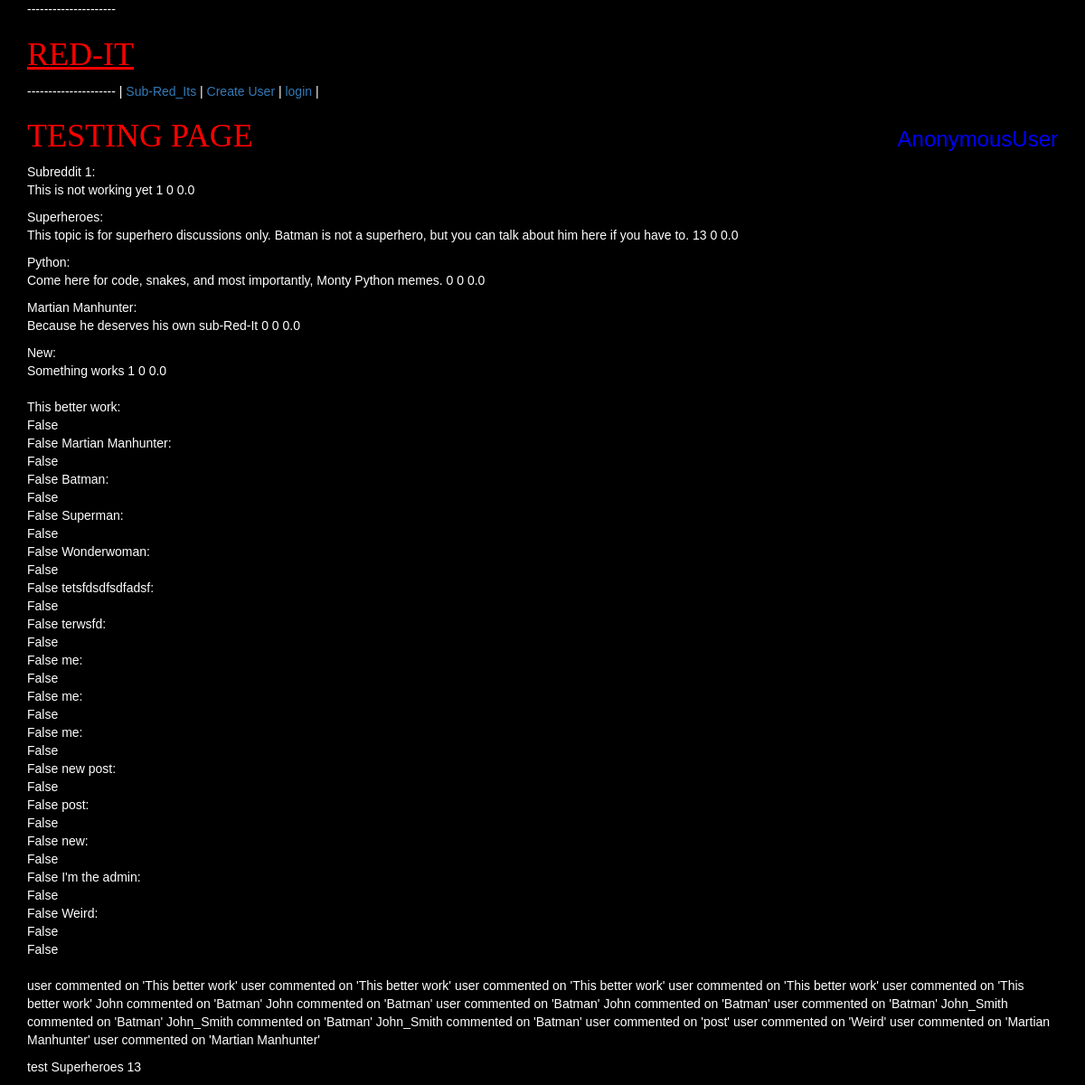
Screenshot of /testing/ with the database file from the repository.
### app/models.py (models this page shows)
class Subreddit(models.Model):
    name = models.CharField(max_length=20)
    description = models.CharField(max_length=255)
    creation_date_time = models.DateTimeField(auto_now_add=True)
    def __str__(self):
        return self.name
    @property
    def current_count(self):
        return Post.objects.filter(post_to_subreddit=self).count()
    def today_count(self):
        hrs24 = datetime.now() - timedelta(days=1)
        return Post.objects.filter(post_to_subreddit=self).filter(creation_time__gte=hrs24).count()
    def daily_average(self):
        hrs24 = datetime.now() - timedelta(days=30)
        return Post.objects.filter(post_to_subreddit=self).filter(creation_time__gte=hrs24).count()/7

class Post(models.Model):
    title = models.CharField(max_length=20)
    description = models.CharField(max_length=255)
    url = models.URLField(max_length=200, null=True, blank=True)
    creation_time = models.DateTimeField(auto_now_add=True)
    modification_time = models.DateTimeField(auto_now=True)
    post_to_subreddit = models.ForeignKey(Subreddit)
    post_to_user = models.ForeignKey(User)
    def __str__(self):
        return self.title
    def is_recent(self):
        hrs24 = datetime.now() - timedelta(days=1)
        if Post.objects.filter(creation_time__gte=hrs24):
            return True
        else:
            return False
    def is_hot(self):
        hrs78 = datetime.now() - timedelta(days=3)
        if Comment.objects.filter(comment_to_post=self).filter(created_time__gt=hrs78).count() > 3:
            return True
        else:
            return False
        class Meta:
            ordering = ('-creation_time')

class Comment(models.Model):
    comment_text = models.CharField(max_length=255)
    comment_to_user = models.ForeignKey(User)
    comment_to_post = models.ForeignKey(Post)
    created_time = models.DateTimeField(auto_now_add=True)
    modified_time = models.DateTimeField(auto_now=True)
    def __str__(self):
        return "{} commented on '{}'".format(self.comment_to_user.username, self.comment_to_post.title)

### app/views.py (the view)
# urls.py: url(r'^testing/', testing_view, name="testing_view"),
def testing_view(request):
    context = {
        "subreddits": Subreddit.objects.all(),
        "junkvar": Subreddit.objects.get(id=2),
        "posts": Post.objects.all(),
        "comments": Comment.objects.all()
    }
    return render(request, 'testing.html', context)

### templates/testing.html (shortened to what this page needs)
{% extends "base.html" %}
{% block content %}
    <h1 style="color:red; font-family:impact">TESTING PAGE</h1>
      {% for subred in subreddits %}
      <p>
      {{ subred }}:<br>
      {{ subred.description }}
      {{ subred.current_count }}
      {{ subred.today_count }}
      {{ subred.daily_average }}
      {% endfor %}
      <br>
      <br>
      {% for post in posts %}
      {{ post }}:<br>
      {{ post.is_recent }}
      <br>
      {{ post.is_hot }}
      {% endfor %}
<br><br>
    {% for comment in comments %}
    {{ comment }}
    {% endfor %}
    </p>
    <p>
        test
        {{ junkvar.name }}
        {{ junkvar.current_count }}
    </p>
    {% endblock %}

### templates/base.html (style rules this page uses)
body { background-color: black; color: white; font-family:sans-serif; }

### rows the page displays
Subreddit: name "Subreddit 1", description "This is not working yet", current_count "1", today_count "0", daily_average "0.0"
Subreddit: name "Superheroes", description "This topic is for superhero discussions only. Batman is not a superhero, but you can talk about him here if you have to.", current_count "13", today_count "0", daily_average "0.0"
Subreddit: name "Python", description "Come here for code, snakes, and most importantly, Monty Python memes.", current_count "0", today_count "0", daily_average "0.0"
Subreddit: name "Martian Manhunter", description "Because he deserves his own sub-Red-It", current_count "0", today_count "0", daily_average "0.0"
Subreddit: name "New", description "Something works", current_count "1", today_count "0", daily_average "0.0"
Post: title "This better work", is_recent "False", is_hot "False"
Post: title "Martian Manhunter", is_recent "False", is_hot "False"
Post: title "Batman", is_recent "False", is_hot "False"
Post: title "Superman", is_recent "False", is_hot "False"
Post: title "Wonderwoman", is_recent "False", is_hot "False"
Post: title "tetsfdsdfsdfadsf", is_recent "False", is_hot "False"
Post: title "terwsfd", is_recent "False", is_hot "False"
Post: title "me", is_recent "False", is_hot "False"
Post: title "me", is_recent "False", is_hot "False"
Post: title "me", is_recent "False", is_hot "False"
Post: title "new post", is_recent "False", is_hot "False"
Post: title "post", is_recent "False", is_hot "False"
Post: title "new", is_recent "False", is_hot "False"
Post: title "I'm the admin", is_recent "False", is_hot "False"
Post: title "Weird", is_recent "False", is_hot "False"
Comment: comment_to_user+comment_to_post "user commented on 'This better work'"
Comment: comment_to_user+comment_to_post "user commented on 'This better work'"
Comment: comment_to_user+comment_to_post "user commented on 'This better work'"
Comment: comment_to_user+comment_to_post "user commented on 'This better work'"
Comment: comment_to_user+comment_to_post "user commented on 'This better work'"
Comment: comment_to_user+comment_to_post "John commented on 'Batman'"
Comment: comment_to_user+comment_to_post "John commented on 'Batman'"
Comment: comment_to_user+comment_to_post "user commented on 'Batman'"
Comment: comment_to_user+comment_to_post "John commented on 'Batman'"
Comment: comment_to_user+comment_to_post "user commented on 'Batman'"
Comment: comment_to_user+comment_to_post "John_Smith commented on 'Batman'"
Comment: comment_to_user+comment_to_post "John_Smith commented on 'Batman'"
Comment: comment_to_user+comment_to_post "John_Smith commented on 'Batman'"
Comment: comment_to_user+comment_to_post "user commented on 'post'"
Comment: comment_to_user+comment_to_post "user commented on 'Weird'"
Comment: comment_to_user+comment_to_post "user commented on 'Martian Manhunter'"
Comment: comment_to_user+comment_to_post "user commented on 'Martian Manhunter'"

### other values shown
{{ request.user }} "AnonymousUser"
